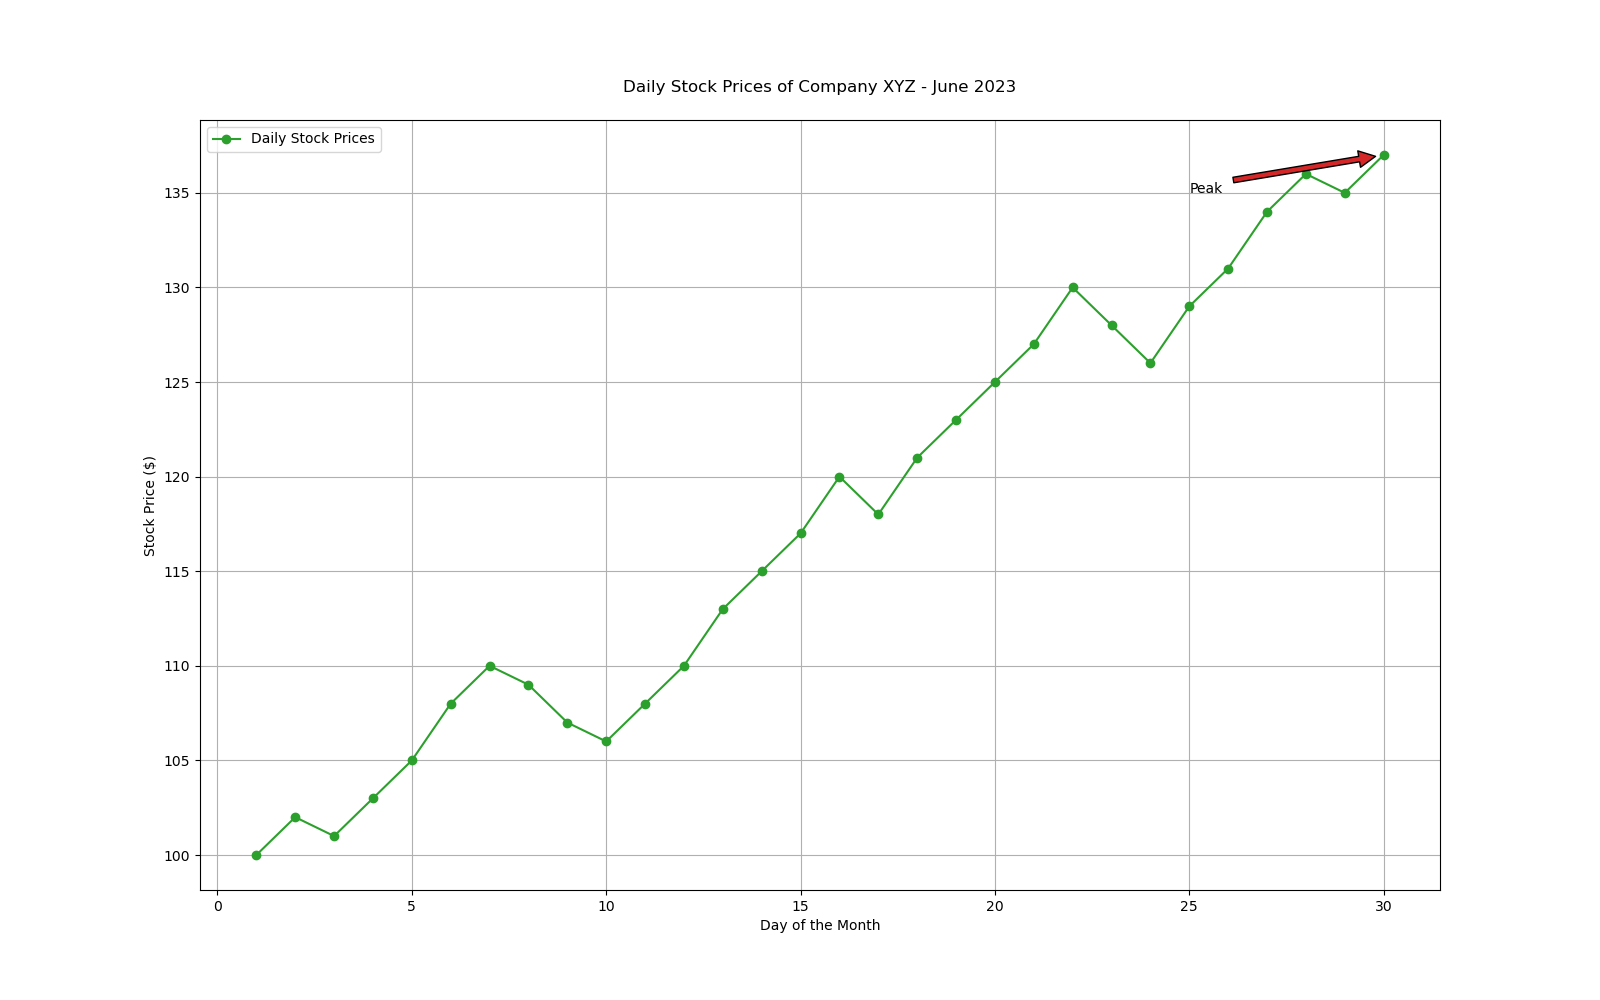

Python code for this plot:

import matplotlib.pyplot as plt

# Data points
days = [i for i in range(1, 31)]
stock_prices = [100, 102, 101, 103, 105, 108, 110, 109, 107, 106, 108, 110, 113, 115, 117, 120, 118, 121, 123, 125, 127, 130, 128, 126, 129, 131, 134, 136, 135, 137]

# Creating the line chart
plt.figure(figsize=(16, 10))  # Change the width and height of the chart
plt.plot(days, stock_prices, marker='o', color='#2ca02c', label='Daily Stock Prices')  # Specific color code

# Annotation for a significant day
plt.annotate('Peak', xy=(30, 137), xytext=(25, 135),
             arrowprops=dict(facecolor='#d62728', shrink=0.05))

# Adding the x-axis label, y-axis label, title, legend, and grid
plt.xlabel('Day of the Month')
plt.ylabel('Stock Price ($)')
plt.title('Daily Stock Prices of Company XYZ - June 2023', pad=20)
plt.legend(loc='upper left')
plt.grid(True)

# Display the chart
plt.show()
